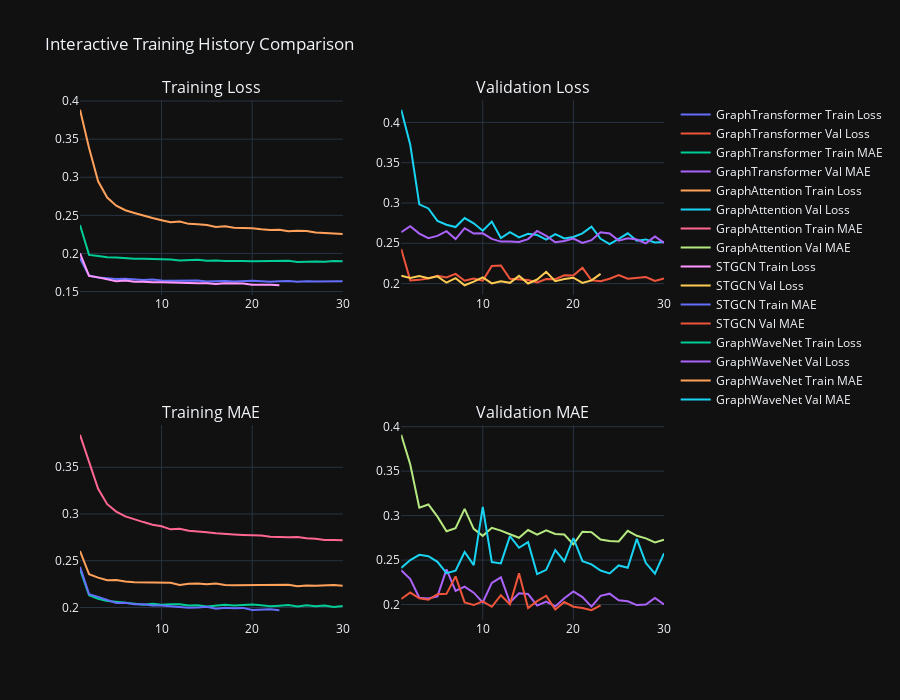

Notebook code cell kept with this figure:
### Markdown cell above
## 8. Training History Visualisierung

### Code cell
def visualize_training_history():
    """Visualize training history for all models"""
    if 'training_history' not in csv_data or not csv_data['training_history']:
        print("Training history data not available")
        return
    
    training_data = csv_data['training_history']
    
    # Create subplots for training curves
    fig, axes = plt.subplots(2, 2, figsize=(18, 12))
    fig.suptitle('Model Training History Comparison', fontsize=16, fontweight='bold')
    
    colors = plt.cm.Set3(np.linspace(0, 1, len(training_data)))
    
    for i, (model_name, df) in enumerate(training_data.items()):
        color = colors[i]
        
        # Training loss
        axes[0,0].plot(df['epoch'], df['train_loss'], label=model_name, 
                      color=color, alpha=0.8, linewidth=2)
        
        # Validation loss
        axes[0,1].plot(df['epoch'], df['val_loss'], label=model_name, 
                      color=color, alpha=0.8, linewidth=2)
        
        # Training MAE
        axes[1,0].plot(df['epoch'], df['train_mae'], label=model_name, 
                      color=color, alpha=0.8, linewidth=2)
        
        # Validation MAE
        axes[1,1].plot(df['epoch'], df['val_mae'], label=model_name, 
                      color=color, alpha=0.8, linewidth=2)
    
    # Configure subplots
    titles = ['Training Loss', 'Validation Loss', 'Training MAE', 'Validation MAE']
    ylabels = ['MSE Loss', 'MSE Loss', 'MAE', 'MAE']
    
    for ax, title, ylabel in zip(axes.flat, titles, ylabels):
        ax.set_title(title, fontsize=14, fontweight='bold')
        ax.set_xlabel('Epoch', fontsize=12)
        ax.set_ylabel(ylabel, fontsize=12)
        ax.legend(fontsize=10)
        ax.grid(True, alpha=0.3)
    
    plt.tight_layout()
    plt.show()
    
    # Interactive Plotly version
    fig_interactive = make_subplots(
        rows=2, cols=2,
        subplot_titles=('Training Loss', 'Validation Loss', 'Training MAE', 'Validation MAE')
    )
    
    for model_name, df in training_data.items():
        # Training loss
        fig_interactive.add_trace(
            go.Scatter(x=df['epoch'], y=df['train_loss'], name=f'{model_name} Train Loss',
                      mode='lines', line=dict(width=2)),
            row=1, col=1
        )
        
        # Validation loss
        fig_interactive.add_trace(
            go.Scatter(x=df['epoch'], y=df['val_loss'], name=f'{model_name} Val Loss',
                      mode='lines', line=dict(width=2)),
            row=1, col=2
        )
        
        # Training MAE
        fig_interactive.add_trace(
            go.Scatter(x=df['epoch'], y=df['train_mae'], name=f'{model_name} Train MAE',
                      mode='lines', line=dict(width=2)),
            row=2, col=1
        )
        
        # Validation MAE
        fig_interactive.add_trace(
            go.Scatter(x=df['epoch'], y=df['val_mae'], name=f'{model_name} Val MAE',
                      mode='lines', line=dict(width=2)),
            row=2, col=2
        )
    
    fig_interactive.update_layout(height=700, title_text="Interactive Training History Comparison")
    fig_interactive.show()
    
    # Print training summary
    print("\nTraining Summary:")
    for model_name, df in training_data.items():
        best_val_loss = df['val_loss'].min()
        best_val_mae = df['val_mae'].min()
        final_epoch = df['epoch'].max()
        print(f"   {model_name}:")
        print(f"      Best Val Loss: {best_val_loss:.4f} (Epoch {df.loc[df['val_loss'].idxmin(), 'epoch']})")
        print(f"      Best Val MAE: {best_val_mae:.4f} (Epoch {df.loc[df['val_mae'].idxmin(), 'epoch']})")
        print(f"      Total Epochs: {final_epoch}")

visualize_training_history()

### Figure 1 — Plotly figure (JSON) as saved in the notebook; plotly's stock layout.template omitted (floating-point values rounded to 4 significant figures)
{"data": [{"line": {"width": 2}, "mode": "lines", "name": "GraphTransformer Train Loss", "x": [1, 2, 3, 4, 5, 6, 7, 8, 9, 10, 11, 12, 13, 14, 15, 16, 17, 18, 19, 20, 21, 22, 23, 24, 25, 26, 27, 28, 29, 30], "y": [0.1937, 0.1709, 0.1683, 0.1673, 0.1663, 0.1667, 0.166, 0.1651, 0.1659, 0.1644, 0.1643, 0.1645, 0.164, 0.1644, 0.1632, 0.164, 0.1639, 0.1631, 0.1638, 0.1641, 0.1635, 0.1629, 0.1635, 0.1639, 0.163, 0.1636, 0.163, 0.1632, 0.1629, 0.1635], "type": "scatter", "xaxis": "x", "yaxis": "y"}, {"line": {"width": 2}, "mode": "lines", "name": "GraphTransformer Val Loss", "x": [1, 2, 3, 4, 5, 6, 7, 8, 9, 10, 11, 12, 13, 14, 15, 16, 17, 18, 19, 20, 21, 22, 23, 24, 25, 26, 27, 28, 29, 30], "y": [0.243, 0.2039, 0.2046, 0.2063, 0.2096, 0.2075, 0.212, 0.2035, 0.2062, 0.2037, 0.2218, 0.2224, 0.2058, 0.2048, 0.2044, 0.2014, 0.2057, 0.2053, 0.2104, 0.2099, 0.2195, 0.2041, 0.2029, 0.206, 0.2105, 0.206, 0.2071, 0.2081, 0.2032, 0.2063], "type": "scatter", "xaxis": "x2", "yaxis": "y2"}, {"line": {"width": 2}, "mode": "lines", "name": "GraphTransformer Train MAE", "x": [1, 2, 3, 4, 5, 6, 7, 8, 9, 10, 11, 12, 13, 14, 15, 16, 17, 18, 19, 20, 21, 22, 23, 24, 25, 26, 27, 28, 29, 30], "y": [0.241, 0.2132, 0.2094, 0.2071, 0.2061, 0.2054, 0.2045, 0.2031, 0.2041, 0.203, 0.2035, 0.2035, 0.2022, 0.2024, 0.2012, 0.2024, 0.2031, 0.2022, 0.2023, 0.2032, 0.2024, 0.2013, 0.2019, 0.2027, 0.2011, 0.2023, 0.2014, 0.2022, 0.2005, 0.2017], "type": "scatter", "xaxis": "x3", "yaxis": "y3"}, {"line": {"width": 2}, "mode": "lines", "name": "GraphTransformer Val MAE", "x": [1, 2, 3, 4, 5, 6, 7, 8, 9, 10, 11, 12, 13, 14, 15, 16, 17, 18, 19, 20, 21, 22, 23, 24, 25, 26, 27, 28, 29, 30], "y": [0.2386, 0.2285, 0.2076, 0.2067, 0.2092, 0.2394, 0.2152, 0.2201, 0.2133, 0.2023, 0.2244, 0.2306, 0.2022, 0.2126, 0.2117, 0.1988, 0.2033, 0.1979, 0.207, 0.2146, 0.2083, 0.1977, 0.2098, 0.2122, 0.2048, 0.2037, 0.1994, 0.2, 0.2073, 0.2001], "type": "scatter", "xaxis": "x4", "yaxis": "y4"}, {"line": {"width": 2}, "mode": "lines", "name": "GraphAttention Train Loss", "x": [1, 2, 3, 4, 5, 6, 7, 8, 9, 10, 11, 12, 13, 14, 15, 16, 17, 18, 19, 20, 21, 22, 23, 24, 25, 26, 27, 28, 29, 30], "y": [0.3886, 0.3383, 0.2947, 0.2734, 0.2627, 0.2568, 0.2532, 0.2496, 0.2466, 0.2436, 0.2409, 0.242, 0.2389, 0.2384, 0.2372, 0.2349, 0.2357, 0.2337, 0.2338, 0.233, 0.2317, 0.2307, 0.2312, 0.2291, 0.2297, 0.2295, 0.2276, 0.2267, 0.2262, 0.2255], "type": "scatter", "xaxis": "x", "yaxis": "y"}, {"line": {"width": 2}, "mode": "lines", "name": "GraphAttention Val Loss", "x": [1, 2, 3, 4, 5, 6, 7, 8, 9, 10, 11, 12, 13, 14, 15, 16, 17, 18, 19, 20, 21, 22, 23, 24, 25, 26, 27, 28, 29, 30], "y": [0.4157, 0.3723, 0.2983, 0.2932, 0.2779, 0.273, 0.2702, 0.2813, 0.2748, 0.2657, 0.277, 0.2565, 0.2639, 0.2572, 0.2619, 0.2602, 0.2545, 0.2615, 0.2561, 0.2578, 0.2623, 0.2705, 0.2555, 0.2489, 0.2555, 0.2624, 0.2532, 0.2548, 0.2511, 0.2516], "type": "scatter", "xaxis": "x2", "yaxis": "y2"}, {"line": {"width": 2}, "mode": "lines", "name": "GraphAttention Train MAE", "x": [1, 2, 3, 4, 5, 6, 7, 8, 9, 10, 11, 12, 13, 14, 15, 16, 17, 18, 19, 20, 21, 22, 23, 24, 25, 26, 27, 28, 29, 30], "y": [0.3847, 0.3547, 0.3269, 0.3105, 0.3025, 0.2975, 0.294, 0.2914, 0.2886, 0.2869, 0.2836, 0.2841, 0.2822, 0.2816, 0.2804, 0.2795, 0.2792, 0.2781, 0.2777, 0.2771, 0.2771, 0.2757, 0.2753, 0.2751, 0.2755, 0.2742, 0.2736, 0.2723, 0.2723, 0.2718], "type": "scatter", "xaxis": "x3", "yaxis": "y3"}, {"line": {"width": 2}, "mode": "lines", "name": "GraphAttention Val MAE", "x": [1, 2, 3, 4, 5, 6, 7, 8, 9, 10, 11, 12, 13, 14, 15, 16, 17, 18, 19, 20, 21, 22, 23, 24, 25, 26, 27, 28, 29, 30], "y": [0.3909, 0.3574, 0.3089, 0.3125, 0.2988, 0.2824, 0.2858, 0.3076, 0.2851, 0.2772, 0.2862, 0.2831, 0.279, 0.275, 0.2838, 0.2785, 0.2833, 0.2792, 0.2787, 0.2677, 0.2819, 0.2814, 0.2731, 0.2713, 0.271, 0.2829, 0.2773, 0.2743, 0.2698, 0.2729], "type": "scatter", "xaxis": "x4", "yaxis": "y4"}, {"line": {"width": 2}, "mode": "lines", "name": "STGCN Train Loss", "x": [1, 2, 3, 4, 5, 6, 7, 8, 9, 10, 11, 12, 13, 14, 15, 16, 17, 18, 19, 20, 21, 22, 23], "y": [0.2001, 0.1705, 0.1686, 0.1661, 0.1636, 0.1646, 0.1629, 0.1629, 0.1621, 0.1623, 0.1617, 0.1611, 0.1605, 0.1608, 0.1608, 0.1598, 0.1608, 0.1605, 0.1605, 0.1589, 0.1591, 0.1591, 0.1583], "type": "scatter", "xaxis": "x", "yaxis": "y"}, {"line": {"width": 2}, "mode": "lines", "name": "STGCN Val Loss", "x": [1, 2, 3, 4, 5, 6, 7, 8, 9, 10, 11, 12, 13, 14, 15, 16, 17, 18, 19, 20, 21, 22, 23], "y": [0.2096, 0.207, 0.2095, 0.2067, 0.209, 0.2011, 0.2067, 0.1979, 0.2025, 0.2078, 0.2003, 0.203, 0.2009, 0.2096, 0.2001, 0.205, 0.2146, 0.2029, 0.2058, 0.2073, 0.2009, 0.2039, 0.212], "type": "scatter", "xaxis": "x2", "yaxis": "y2"}, {"line": {"width": 2}, "mode": "lines", "name": "STGCN Train MAE", "x": [1, 2, 3, 4, 5, 6, 7, 8, 9, 10, 11, 12, 13, 14, 15, 16, 17, 18, 19, 20, 21, 22, 23], "y": [0.2434, 0.2144, 0.2114, 0.2084, 0.2048, 0.2052, 0.2035, 0.2036, 0.2021, 0.2022, 0.2012, 0.2008, 0.1999, 0.2001, 0.2008, 0.1987, 0.1997, 0.1993, 0.1996, 0.1975, 0.1979, 0.198, 0.1971], "type": "scatter", "xaxis": "x3", "yaxis": "y3"}, {"line": {"width": 2}, "mode": "lines", "name": "STGCN Val MAE", "x": [1, 2, 3, 4, 5, 6, 7, 8, 9, 10, 11, 12, 13, 14, 15, 16, 17, 18, 19, 20, 21, 22, 23], "y": [0.2062, 0.2135, 0.207, 0.2053, 0.2116, 0.212, 0.2316, 0.2023, 0.1994, 0.2034, 0.1974, 0.2104, 0.2001, 0.235, 0.196, 0.2037, 0.2098, 0.1943, 0.2028, 0.1976, 0.1961, 0.1935, 0.1991], "type": "scatter", "xaxis": "x4", "yaxis": "y4"}, {"line": {"width": 2}, "mode": "lines", "name": "GraphWaveNet Train Loss", "x": [1, 2, 3, 4, 5, 6, 7, 8, 9, 10, 11, 12, 13, 14, 15, 16, 17, 18, 19, 20, 21, 22, 23, 24, 25, 26, 27, 28, 29, 30], "y": [0.2373, 0.1981, 0.1967, 0.1949, 0.1948, 0.1935, 0.1931, 0.1931, 0.1926, 0.193, 0.1922, 0.1907, 0.1911, 0.1916, 0.1904, 0.1909, 0.1901, 0.1897, 0.19, 0.1899, 0.1902, 0.1905, 0.1904, 0.1903, 0.1888, 0.1895, 0.1894, 0.1892, 0.1903, 0.1897], "type": "scatter", "xaxis": "x", "yaxis": "y"}, {"line": {"width": 2}, "mode": "lines", "name": "GraphWaveNet Val Loss", "x": [1, 2, 3, 4, 5, 6, 7, 8, 9, 10, 11, 12, 13, 14, 15, 16, 17, 18, 19, 20, 21, 22, 23, 24, 25, 26, 27, 28, 29, 30], "y": [0.2638, 0.2711, 0.262, 0.2564, 0.2592, 0.2651, 0.2553, 0.2687, 0.2621, 0.2624, 0.2554, 0.2521, 0.2524, 0.2516, 0.2552, 0.2653, 0.2592, 0.2512, 0.2528, 0.2559, 0.2504, 0.2539, 0.2637, 0.2621, 0.2533, 0.2562, 0.2547, 0.2499, 0.2585, 0.2506], "type": "scatter", "xaxis": "x2", "yaxis": "y2"}, {"line": {"width": 2}, "mode": "lines", "name": "GraphWaveNet Train MAE", "x": [1, 2, 3, 4, 5, 6, 7, 8, 9, 10, 11, 12, 13, 14, 15, 16, 17, 18, 19, 20, 21, 22, 23, 24, 25, 26, 27, 28, 29, 30], "y": [0.2605, 0.2357, 0.232, 0.2292, 0.2295, 0.2278, 0.227, 0.2268, 0.2272, 0.2266, 0.2266, 0.2241, 0.2255, 0.2257, 0.2248, 0.2257, 0.2241, 0.2238, 0.2238, 0.2237, 0.224, 0.2242, 0.2244, 0.2245, 0.2228, 0.2236, 0.2234, 0.2234, 0.2242, 0.2233], "type": "scatter", "xaxis": "x3", "yaxis": "y3"}, {"line": {"width": 2}, "mode": "lines", "name": "GraphWaveNet Val MAE", "x": [1, 2, 3, 4, 5, 6, 7, 8, 9, 10, 11, 12, 13, 14, 15, 16, 17, 18, 19, 20, 21, 22, 23, 24, 25, 26, 27, 28, 29, 30], "y": [0.241, 0.25, 0.2559, 0.2543, 0.248, 0.2352, 0.2381, 0.259, 0.2443, 0.3097, 0.2478, 0.2462, 0.2769, 0.2638, 0.2701, 0.2341, 0.239, 0.2611, 0.2487, 0.2748, 0.2487, 0.2452, 0.2382, 0.235, 0.244, 0.2413, 0.2738, 0.2466, 0.2347, 0.2575], "type": "scatter", "xaxis": "x4", "yaxis": "y4"}], "layout": {"xaxis": {"anchor": "y", "domain": [0.0, 0.45]}, "yaxis": {"anchor": "x", "domain": [0.625, 1.0]}, "xaxis2": {"anchor": "y2", "domain": [0.55, 1.0]}, "yaxis2": {"anchor": "x2", "domain": [0.625, 1.0]}, "xaxis3": {"anchor": "y3", "domain": [0.0, 0.45]}, "yaxis3": {"anchor": "x3", "domain": [0.0, 0.375]}, "xaxis4": {"anchor": "y4", "domain": [0.55, 1.0]}, "yaxis4": {"anchor": "x4", "domain": [0.0, 0.375]}, "annotations": [{"font": {"size": 16}, "showarrow": false, "text": "Training Loss", "x": 0.225, "xanchor": "center", "xref": "paper", "y": 1.0, "yanchor": "bottom", "yref": "paper"}, {"font": {"size": 16}, "showarrow": false, "text": "Validation Loss", "x": 0.775, "xanchor": "center", "xref": "paper", "y": 1.0, "yanchor": "bottom", "yref": "paper"}, {"font": {"size": 16}, "showarrow": false, "text": "Training MAE", "x": 0.225, "xanchor": "center", "xref": "paper", "y": 0.375, "yanchor": "bottom", "yref": "paper"}, {"font": {"size": 16}, "showarrow": false, "text": "Validation MAE", "x": 0.775, "xanchor": "center", "xref": "paper", "y": 0.375, "yanchor": "bottom", "yref": "paper"}], "title": {"text": "Interactive Training History Comparison"}, "height": 700}}
